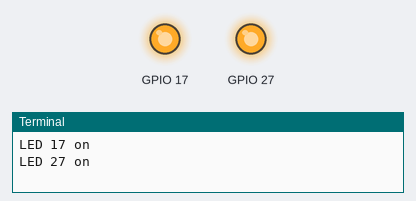
The program below on a simulated Raspberry Pi (BCM pin numbers). Parts: output pins drawn as LEDs (lit = HIGH), the last lines printed to the terminal. At 26.6 s the program stops and its outputs stay as they are.

Above: at 0.1 s.
At 12.44 s:
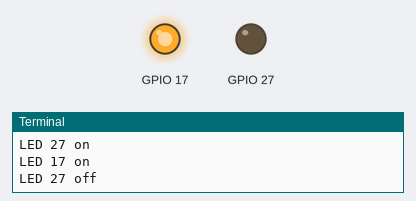
At 24.98 s:
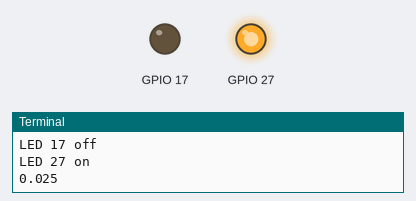
At 26.7 s:
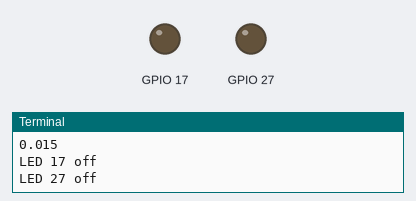
Timing chart, 0 to 28.1 s (numbered marks = the images above):
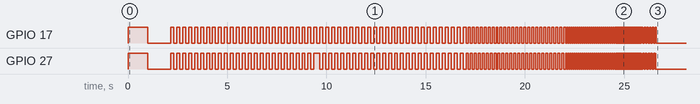

The program:

test.py
```python
import RPi.GPIO as GPIO
import time
GPIO.setmode(GPIO.BCM)
GPIO.setwarnings(False)
GPIO.setup(17,GPIO.OUT)
GPIO.setup(27,GPIO.OUT)

print "LED 17 on"
GPIO.output(17,GPIO.HIGH)
print "LED 27 on"
GPIO.output(27,GPIO.HIGH)

time.sleep(1)
print "LED 17 off"
GPIO.output(17,GPIO.LOW)
print "LED 27 off"
GPIO.output(27,GPIO.LOW)

time.sleep(1)

s = 0.15
ff = 1
print 'together'
for _ in range(50):
    if ff == 0:
        ff = 1
        print "LED 17 on"
        GPIO.output(17,GPIO.HIGH)
        print "LED 27 on"
        GPIO.output(27,GPIO.HIGH)
    else:
        ff = 0
        print "LED 17 off"
        GPIO.output(17,GPIO.LOW)
        print "LED 27 off"
        GPIO.output(27,GPIO.LOW)
    time.sleep(s)

print 'apart'
for _ in range(50):
    if ff == 0:
        ff = 1
        print "LED 17 on"
        GPIO.output(17,GPIO.HIGH)
        print "LED 27 off"
        GPIO.output(27,GPIO.LOW)
    else:
        ff = 0
        print "LED 17 off"
        GPIO.output(17,GPIO.LOW)
        print "LED 27 on"
        GPIO.output(27,GPIO.HIGH)
    time.sleep(s)

s = 0.10
print 'faster 0.10'
for _ in range(50):
    if ff == 0:
        ff = 1
        print "LED 17 on"
        GPIO.output(17,GPIO.HIGH)
        print "LED 27 off"
        GPIO.output(27,GPIO.LOW)
    else:
        ff = 0
        print "LED 17 off"
        GPIO.output(17,GPIO.LOW)
        print "LED 27 on"
        GPIO.output(27,GPIO.HIGH)
    time.sleep(s)

s = 0.05
print 'faster 0.05'
for _ in range(50):
    if ff == 0:
        ff = 1
        print "LED 17 on"
        GPIO.output(17,GPIO.HIGH)
        print "LED 27 off"
        GPIO.output(27,GPIO.LOW)
    else:
        ff = 0
        print "LED 17 off"
        GPIO.output(17,GPIO.LOW)
        print "LED 27 on"
        GPIO.output(27,GPIO.HIGH)
    time.sleep(s)

s = 0.025
print 'faster 0.025'
for _ in range(50):
    if ff == 0:
        ff = 1
        print "LED 17 on"
        GPIO.output(17,GPIO.HIGH)
        print "LED 27 off"
        GPIO.output(27,GPIO.LOW)
    else:
        ff = 0
        print "LED 17 off"
        GPIO.output(17,GPIO.LOW)
        print "LED 27 on"
        GPIO.output(27,GPIO.HIGH)
    print '0.025'
    time.sleep(s)


s = 0.015
print 'faster 0.015'
for _ in range(50):
    if ff == 0:
        ff = 1
        print "LED 17 on"
        GPIO.output(17,GPIO.HIGH)
        print "LED 27 off"
        GPIO.output(27,GPIO.LOW)
    else:
        ff = 0
        print "LED 17 off"
        GPIO.output(17,GPIO.LOW)
        print "LED 27 on"
        GPIO.output(27,GPIO.HIGH)
    print '0.015'
    time.sleep(s)

print "LED 17 off"
GPIO.output(17, GPIO.LOW)
print "LED 27 off"
GPIO.output(27, GPIO.LOW)
```

Measured:
- by itself, GPIO 17: LOW → HIGH at 0.00 s, → LOW 1.0 s later, → HIGH 1.2 s later, → LOW 0.15 s later, … (302 changes in this stretch)
- by itself, GPIO 27: LOW → HIGH at 0.00 s, → LOW 1.0 s later, → HIGH 1.2 s later, → LOW 0.15 s later, … (300 changes in this stretch)
